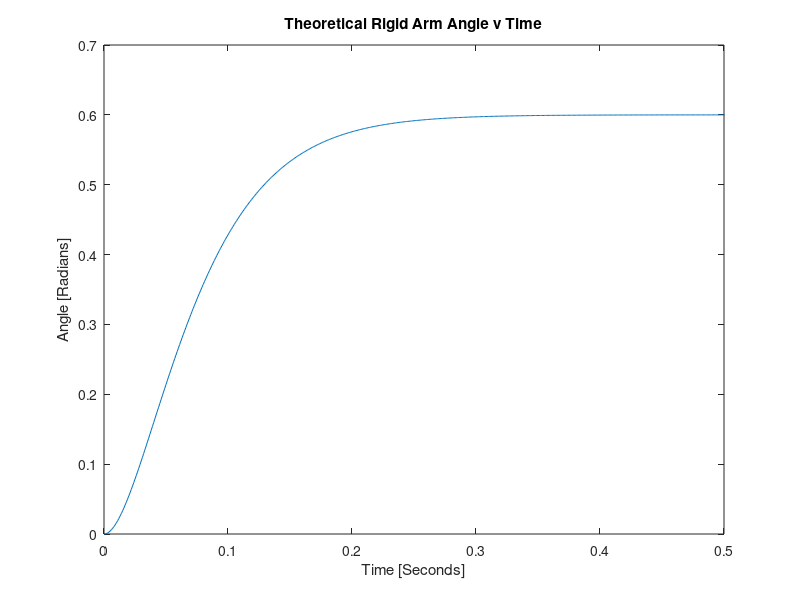
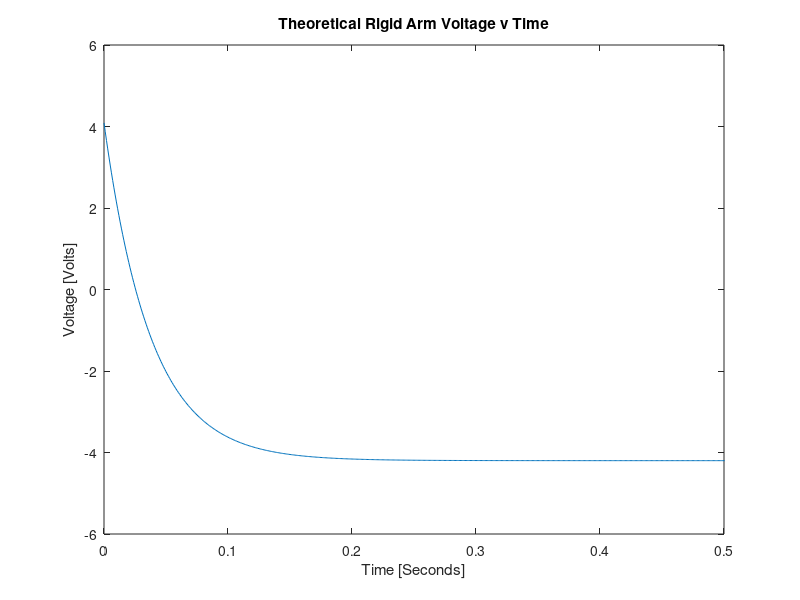
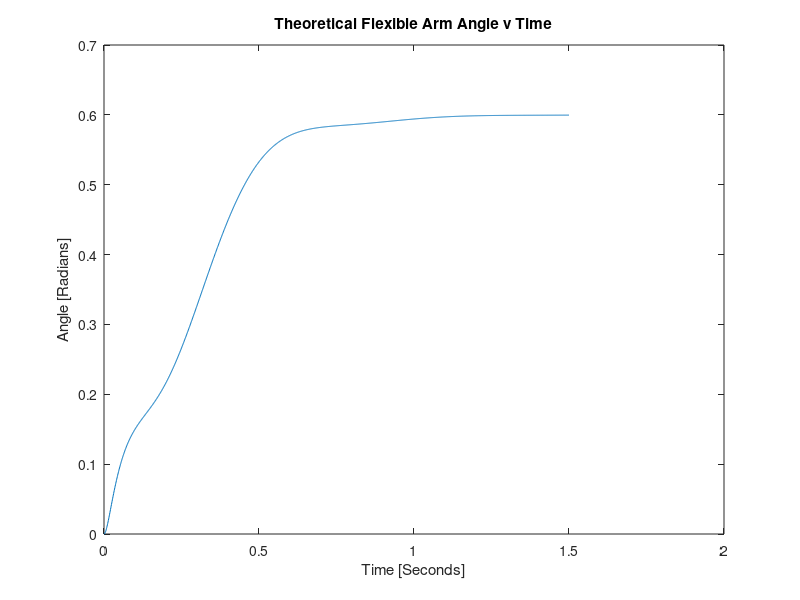
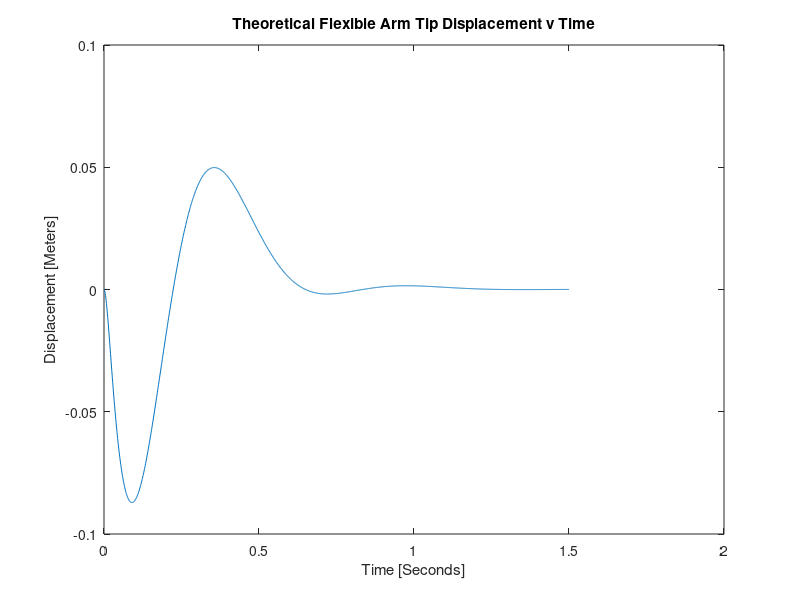

The MATLAB script that drew these images, in order: (Note: this script raises an error after producing the figures.)
%%%%%%%%%%%%%%%%%%%%%%%%%%%%%%%%%%%%%%%%%%%%%%%%%%%%%
%    Luke Tafur                                     %
%    Robot Control Arm                              %
%    Date Created: 4.18.2017                        %
%    Date Modified: 4.20.2017                       %
%%%%%%%%%%%%%%%%%%%%%%%%%%%%%%%%%%%%%%%%%%%%%%%%%%%%%
clc;tic
clear all; close all;
%% set parameters
%set rules
maxDeflect = 5;
maxTimeRigid = 0.5;
maxTimeFlex = 1;
maxVoltRigid = 5;
maxVoltFlex = 5;

%desired angle
thetad = .3;

%rigid arm
Kp = 14;
Kd = 0.6;

%flexible arm
%working-ish values 
%[6 -6.4 1.3 1.5] too much tip deflect tho
%
%6.8 -6.4 1.4 1.1
%
%[4.2 -15 1.2 0.1] 0.999 [s] 5.06 [cm]
%[3.9 -15 1.1 0.1] 0.993 [s] 4.89 [cm]
%[3.6 -15 0.9 0.1] 0.860 [s] 4.88 [cm]
%[3.0 -15 0.6 0.1] 0.761 [s] 4.67 [cm]
%[2.5 -15 0.4 0.1] 0.750 [s] 4.36 [cm]
%[2.0 -15 0.2 0.1] 0.752 [s] 4.01 [cm]
%[1.8 -15 0.0 0.0] 0.678 [s] 4.09 [cm] NOT SURE WHY 0 DER CONTROL IS 
%[1.2 -15 0.0 0.0] 0.919 [s] 2.79 [cm] DOING WELL. DID THEY LIE TO US??
K1 = 6.8; %Kptheta *0 - 10*
K2 = -6.4; %Kpd *-15 - 0*
K3 = 1.4; %KDtheta *0 - 1.5*
K4 = 1.1; %KDd *0 -1.5*

Kg = 48.4; %total gear ratio []
Km = 0.0107; %motor constant [V/(rad/sec) or Nm/amp]
Rm = 3.29; %armature resistance [ohms]

Jh = 0.002; %base inertia [Kg*m^2]
Jl = 0.0015; %load inertia of bar [Kg*m^2]
J = Jh+Jl; %total intertia [Kg*m^2]
L = 0.45; %link length [m]

%closed loop transfer function for rigid
n1 = (Kp*Kg*Km)/(J*Rm); %numerator constant term
d2 = 1; %denominator s^2 term
d1 = (Kd*Kg*Km+(Kg^2)*(Km^2))/(J*Rm); %denominator s term
d0 = (Kp*Kg*Km)/(J*Rm);%denominator constant term

Marm = 0.06; %link mass of the ruler [Kg]
Ja = (Marm*L^2)/3; %link rigid body inertia [Kg*m^2]
Mtip = 0.05; %tip mass [Kg]
Jm = Mtip*L^2; %tip mass inertia [Kg*m^2]
Jl = Ja + Jm; %total inertia [Kg*m^2]
Fc = 1.8; %natural frequency [Hz]
Karm = ((2*pi*Fc)^2)*(Jl); %flexible link stiffness

%constants from lab doc pg. 6
r1 = (Kg*Km)/(Jh*Rm);
r2 = (-1*Kg*Km*L)/(Jh*Rm);
p1 = (-1*(Kg^2)*(Km^2))/(Jh*Rm);
p2 = ((Kg^2)*(Km^2)*L)/(Jh*Rm);
q1 = Karm/(L*Jh);
q2 = (-1*Karm*(Jh+Jl))/(Jl*Jh);

%constants from lab doc pg. 7
lambda3 = -1*p1+K3*r1+K4*r2;
lambda2 = -1*q2+K1*r1+K2*r2+K4*(p2*r1-r2*p1);
lambda1 = p1*q2-q1*p2+K3*(q1*r2-r1*q2)+K2*(p2*r1-r2*p1);
lambda0 = K1*(q1*r2-r1*q2);

tspan = (0:0.001:1.5)';

%% Closed loop system Rigid
num = n1;
den = [d2 d1 d0];
sysTF = tf(num,den)

%% Step response
% thetad = desired arm angle (scalar)
[x,t] = step(sysTF,tspan);
theta= 2*thetad*x;
figure(1);
clf;
plot(t,theta)
xlabel('Time [Seconds]')
xlim([0 0.5])
ylabel('Angle [Radians]')
title('Theoretical Rigid Arm Angle v Time')
within5timesRigid = find(abs(2*thetad*x-2*thetad)<2*thetad*.05);
timeReachRigid = t(within5timesRigid(1));
fprintf('Time rigid reaches within 5%% is %f \n',timeReachRigid)

%voltage
figure(2);
Vin = Kp.*(thetad - theta(1:end-1))+Kd.*-1*(diff(theta)./diff(t));
plot(t(1:end-1),Vin)
xlabel('Time [Seconds]')
xlim([0 0.5])
ylabel('Voltage [Volts]')
title('Theoretical Rigid Arm Voltage v Time')
fprintf('Max Voltage for rigid is +%f and -%f \n',abs(max(Vin)),abs(min(Vin)))

%% Flexible
%angle
num = [K1*r1 0 K1*(q1*r2-r1*q2)];
den = [1 lambda3 lambda2 lambda1 lambda0];
sysTFflexAngle = tf(num,den)

[x2,t2] = step(sysTFflexAngle,tspan);
theta2= 2*thetad*x2;
figure(3);
clf;
plot(t2,theta2)
xlabel('Time [Seconds]')
ylabel('Angle [Radians]')
title('Theoretical Flexible Arm Angle v Time')
within5timesFlex = find(abs(2*thetad*x2-2*thetad)<2*thetad*.05);
timeReachFlex = t2(within5timesFlex(1));
fprintf('Time flexible reaches within 5%% is %f \n',timeReachFlex)

%tip deflection
num = [K1*r2 K1*(p2*r1-r2*p1) 0];
den = [1 lambda3 lambda2 lambda1 lambda0];
sysTFflexDisplacement = tf(num,den)

[x3,t3] = step(sysTFflexDisplacement,tspan);
figure(4);
clf;
plot(t3,x3)
xlabel('Time [Seconds]')
ylabel('Displacement [Meters]')
title('Theoretical Flexible Arm Tip Displacement v Time')
fprintf('Max tip deflection is +%f [cm] and -%f [cm]\n',abs(max(x3)*100),abs(min(x3)*100))

%voltage
figure(5);
Vin2 = K1*(thetad - theta2(1:end-1))-K3*(diff(theta2)./diff(t2))-K2*x3(1:end-1)-K4*(diff(x3)./diff(t3));
plot(t2(1:end-1),Vin2)
xlabel('Time [Seconds]')
ylabel('Voltage [Volts]')
title('Theoretical Flexible Arm Voltage v Time')
fprintf('Max Voltage for flexible is +%f and -%f \n\n',abs(max(Vin2)),abs(min(Vin2)))

%%check criteria
if timeReachRigid < maxTimeRigid
    cprintf('green','Passes rigid time test!\n')
    check1 = 1;
else
    cprintf('red','Fails rigid time test!\n')
    check1 = 0;
end

if abs(max(Vin)) > maxVoltRigid || abs(min(Vin)) > maxVoltRigid
    cprintf('red','Fails rigid voltage test!\n')
    check2 = 0;
else
    cprintf('green','Passes rigid voltage test!\n')
    check2 = 1;
end

if timeReachFlex < maxTimeFlex
    cprintf('green','Passes flex time test!\n')
    check3 = 1;
else
    cprintf('red','Fails flex time test!\n')
    check3 = 0;
end

if abs(max(x3(1000:1500))*100) > maxDeflect || abs(min(x3(1000:1500))*100) > maxDeflect
    cprintf('red','Fails tip deflection test!\n')
    check4 = 0;
else
    cprintf('green','Passes tip deflection test!\n')
    check4 = 1;
end

if abs(max(Vin2)) > maxVoltFlex || abs(min(Vin2)) > maxVoltFlex
    cprintf('red','Fails flex voltage test!\n')
    check5 = 0;
else
    cprintf('green','Passes flex voltage test!\n')
    check5 = 1;
end

if check1 && check2
    fprintf('\nWorking model for rigid with values Kp:%f and Kd:%f\n',Kp,Kd)
else
    fprintf('\nBad rigid model\n')
end

if check3 && check4 && check5
    fprintf('Working model for flexible with values K1:%f, K2:%f, K3:%f, and K4:%f\n\n',K1,K2,K3,K4)
else
    fprintf('Bad flexible model\n\n')
end

toc